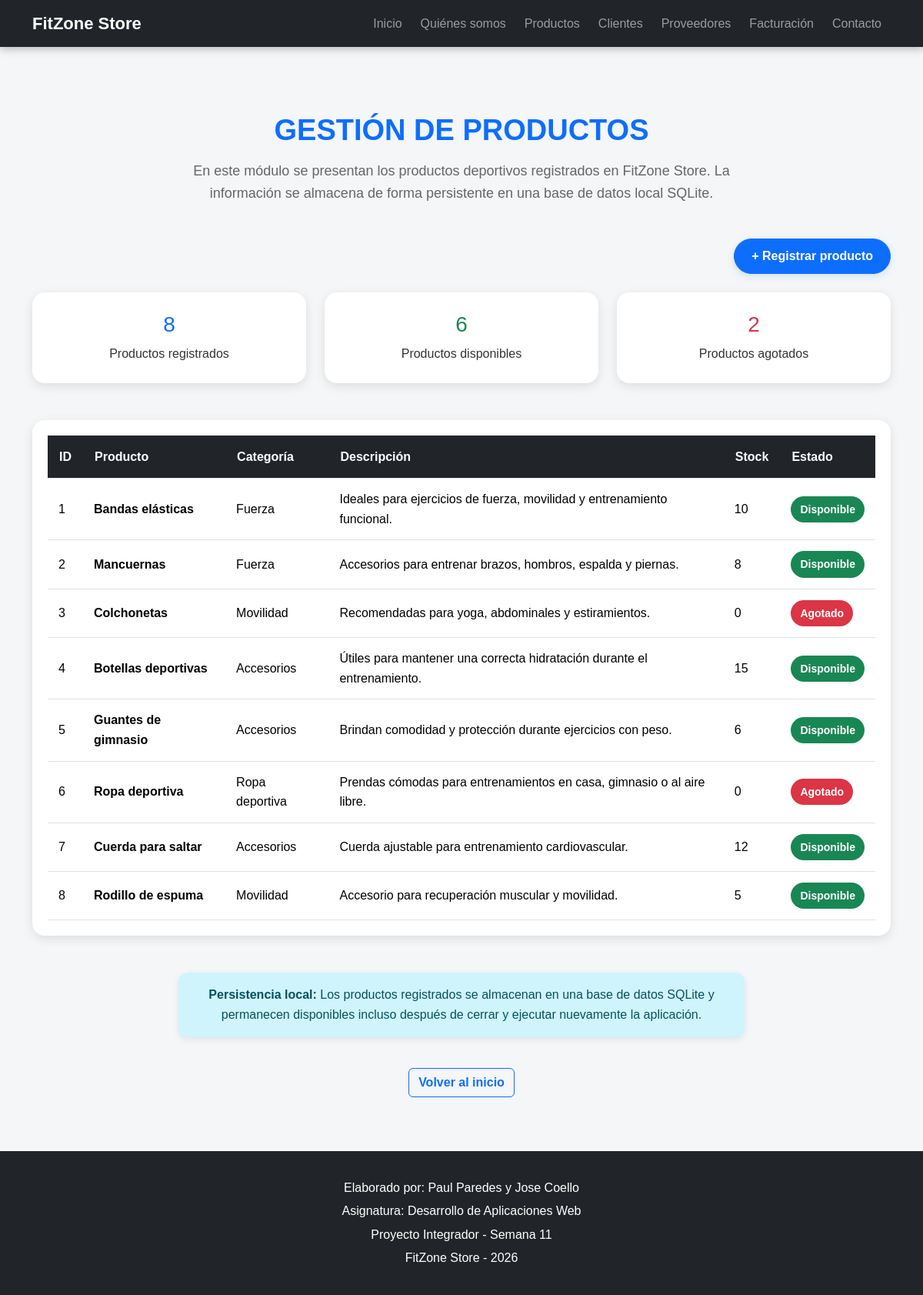
The page /productos on the database its author committed.
### tables this page shows
CREATE TABLE productos (
            id INTEGER PRIMARY KEY AUTOINCREMENT,
            nombre TEXT NOT NULL,
            categoria TEXT NOT NULL,
            descripcion TEXT NOT NULL,
            stock INTEGER NOT NULL
        );

### app.py (the view)
@app.route("/productos")
def productos():
    titulo = "Gestión de Productos"
    conn = obtener_conexion()
    cursor = conn.cursor()
    cursor.execute(
        """
        SELECT
            id,
            nombre,
            categoria,
            descripcion,
            stock
        FROM productos
        ORDER BY id ASC
        """
    )
    lista_productos = cursor.fetchall()
    conn.close()
    disponibles = sum(
        1
        for producto in lista_productos
        if producto["stock"] > 0
    )
    agotados = sum(
        1
        for producto in lista_productos
        if producto["stock"] == 0
    )
    return render_template(
        "productos.html",
        titulo=titulo,
        productos=lista_productos,
        disponibles=disponibles,
        agotados=agotados
    )

### app.py (called while the page is built)
def obtener_conexion():
    conn = sqlite3.connect(
        DATABASE
    )
    conn.row_factory = sqlite3.Row
    return conn

### templates/productos.html (shortened to what this page needs)
{% extends "base.html" %}
{% block content %}
<section class="modulo">
    <div class="container">
        <div class="encabezado-modulo">
            <h1>
                {{ titulo|upper }}
            </h1>
            <p>
                En este módulo se presentan los productos
                deportivos registrados en FitZone Store.
                La información se almacena de forma persistente
                en una base de datos local SQLite.
            </p>
        </div>
        <div class="d-flex justify-content-end mb-4">
            <a
                href="{{ url_for('registrar_producto') }}"
                class="btn btn-primary"
            >
                + Registrar producto
            </a>
        </div>
        <div class="row g-4 mb-5">
            <div class="col-md-4">
                <div class="tarjeta-modulo text-center">
                    <h3 class="text-primary">
                        {{ productos|length }}
                    </h3>
                    <p class="mb-0">
                        Productos registrados
                    </p>
                </div>
            </div>
            <div class="col-md-4">
                <div class="tarjeta-modulo text-center">
                    <h3 class="text-success">
                        {{ disponibles }}
                    </h3>
                    <p class="mb-0">
                        Productos disponibles
                    </p>
                </div>
            </div>
            <div class="col-md-4">
                <div class="tarjeta-modulo text-center">
                    <h3 class="text-danger">
                        {{ agotados }}
                    </h3>
                    <p class="mb-0">
                        Productos agotados
                    </p>
                </div>
            </div>
        </div>
        <div class="contenedor-tabla">
            <div class="table-responsive">
                <table class="table table-hover align-middle">
                    <thead>
                        <tr>
                            <th>
                                ID
                            </th>
                            <th>
                                Producto
                            </th>
                            <th>
                                Categoría
                            </th>
                            <th>
                                Descripción
                            </th>
                            <th>
                                Stock
                            </th>
                            <th>
                                Estado
                            </th>
                        </tr>
                    </thead>
                    <tbody>
                        {% for producto in productos %}
                        <tr>
                            <td>
                                {{ producto.id }}
                            </td>
                            <td>
                                <strong>
                                    {{ producto.nombre }}
                                </strong>
                            </td>
                            <td>
                                {{ producto.categoria }}
                            </td>
                            <td>
                                {{ producto.descripcion }}
                            </td>
                            <td>
                                {{ producto.stock }}
                            </td>
                            <td>
                                {% if producto.stock > 0 %}
                                    <span class="estado-activo">
                                        Disponible
                                    </span>
                                {% else %}
                                    <span class="estado-inactivo">
                                        Agotado
                                    </span>
                                {% endif %}
                            </td>
                        </tr>
                        {% endfor %}
                    </tbody>
                </table>
            </div>
        </div>
        <div class="row mt-5">
            <div class="col-lg-8 mx-auto">
                <div class="alert alert-info text-center">
                    <strong>
                        Persistencia local:
                    </strong>
                    Los productos registrados se almacenan
                    en una base de datos SQLite y permanecen
                    disponibles incluso después de cerrar
                    y ejecutar nuevamente la aplicación.
                </div>
            </div>
        </div>
        <div class="text-center mt-4">
            <a
                href="{{ url_for('inicio') }}"
                class="btn btn-outline-primary"
            >
                Volver al inicio
            </a>
        </div>
    </div>
</section>
{% endblock %}

### templates/base.html (shortened to what this page needs)
<!DOCTYPE html>
<html lang="es">
<head>
    <link
        href="https://cdn.jsdelivr.net/npm/bootstrap@5.3.3/dist/css/bootstrap.min.css"
        rel="stylesheet"
    >
    <link
        rel="stylesheet"
        href="{{ url_for('static', filename='css/style.css') }}"
    >
</head>
<body>
    {% include "components/navbar.html" %}
    <main>
        {% block content %}
        {% endblock %}
    </main>
    {% include "components/footer.html" %}
</body>
</html>

### templates/components/navbar.html (shortened to what this page needs)
<nav
    class="navbar navbar-expand-lg navbar-dark bg-dark sticky-top"
    aria-label="Menú principal"
>
    <div class="container">
        <a
            class="navbar-brand fw-bold"
            href="{{ url_for('inicio') }}"
        >
            FitZone Store
        </a>
        <div
            class="collapse navbar-collapse"
            id="menuPrincipal"
        >
            <ul class="navbar-nav ms-auto">
                <li class="nav-item">
                    <a
                        class="nav-link"
                        href="{{ url_for('inicio') }}"
                    >
                        Inicio
                    </a>
                </li>
                <li class="nav-item">
                    <a
                        class="nav-link"
                        href="{{ url_for('inicio') }}#quienes-somos"
                    >
                        Quiénes somos
                    </a>
                </li>
                <li class="nav-item">
                    <a
                        class="nav-link"
                        href="{{ url_for('productos') }}"
                    >
                        Productos
                    </a>
                </li>
                <li class="nav-item">
                    <a
                        class="nav-link"
                        href="{{ url_for('clientes') }}"
                    >
                        Clientes
                    </a>
                </li>
                <li class="nav-item">
                    <a
                        class="nav-link"
                        href="{{ url_for('proveedores') }}"
                    >
                        Proveedores
                    </a>
                </li>
                <li class="nav-item">
                    <a
                        class="nav-link"
                        href="{{ url_for('facturacion') }}"
                    >
                        Facturación
                    </a>
                </li>
                <li class="nav-item">
                    <a
                        class="nav-link"
                        href="{{ url_for('inicio') }}#contacto"
                    >
                        Contacto
                    </a>
                </li>
            </ul>
        </div>
    </div>
</nav>

### templates/components/footer.html
<footer>
    <div class="container">
        <p>
            Elaborado por: Paul Paredes y Jose Coello
        </p>
        <p>
            Asignatura: Desarrollo de Aplicaciones Web
        </p>
        <p>
            Proyecto Integrador - Semana 11
        </p>
        <p>
            FitZone Store - 2026
        </p>
    </div>
</footer>

### static/css/style.css (style rules this page uses)
html { scroll-behavior: smooth; }
body { margin: 0; font-family: Arial, Helvetica, sans-serif; background-color: #f4f6f8; color: #333333; line-height: 1.6; }
main { overflow: hidden; }
section { padding: 60px 0; }
.navbar { box-shadow: 0 3px 10px rgba(0, 0, 0, 0.25); }
.navbar-brand { font-size: 22px; font-weight: bold; }
.nav-link { margin: 0 4px; border-radius: 6px; transition: background-color 0.3s ease, color 0.3s ease; }
.alert { border: none; border-radius: 12px; box-shadow: 0 3px 10px rgba(0, 0, 0, 0.08); }
.btn { font-weight: 600; transition: transform 0.2s ease, box-shadow 0.2s ease; }
.modulo { min-height: 70vh; padding: 70px 0; }
.encabezado-modulo { margin-bottom: 45px; text-align: center; }
.encabezado-modulo h1 { margin-bottom: 15px; color: #0d6efd; font-size: 38px; font-weight: bold; }
.encabezado-modulo p { max-width: 750px; margin-right: auto; margin-left: auto; color: #666666; font-size: 18px; }
.tarjeta-modulo { padding: 25px; border-radius: 16px; background-color: white; box-shadow: 0 4px 14px rgba(0, 0, 0, 0.10); transition: transform 0.3s ease, box-shadow 0.3s ease; }
.contenedor-tabla { overflow-x: auto; padding: 20px; border-radius: 16px; background-color: white; box-shadow: 0 4px 14px rgba(0, 0, 0, 0.10); }
.table { margin-bottom: 0; }
.table thead th { padding: 15px; background-color: #212529; color: white; vertical-align: middle; }
.table tbody td { padding: 14px; vertical-align: middle; }
.table tbody tr { transition: background-color 0.2s ease; }
.estado-activo { display: inline-block; padding: 6px 12px; border-radius: 20px; background-color: #198754; color: white; font-size: 14px; font-weight: 600; }
.estado-inactivo { display: inline-block; padding: 6px 12px; border-radius: 20px; background-color: #dc3545; color: white; font-size: 14px; font-weight: 600; }
footer { padding: 30px 20px; background-color: #212529; color: white; text-align: center; }
footer p { margin: 5px 0; }
.modulo .btn-primary { border-radius: 25px; padding: 10px 22px; font-weight: 600; box-shadow: 0 3px 10px rgba(13, 110, 253, 0.15); }

### rows shown on the page
productos: id "1", nombre "Bandas elásticas", categoria "Fuerza", descripcion "Ideales para ejercicios de fuerza, movilidad y entrenamiento funcional.", stock "10", shows "Disponible"
productos: id "2", nombre "Mancuernas", categoria "Fuerza", descripcion "Accesorios para entrenar brazos, hombros, espalda y piernas.", stock "8", shows "Disponible"
productos: id "3", nombre "Colchonetas", categoria "Movilidad", descripcion "Recomendadas para yoga, abdominales y estiramientos.", stock "0", shows "Agotado"
productos: id "4", nombre "Botellas deportivas", categoria "Accesorios", descripcion "Útiles para mantener una correcta hidratación durante el entrenamiento.", stock "15", shows "Disponible"
productos: id "5", nombre "Guantes de gimnasio", categoria "Accesorios", descripcion "Brindan comodidad y protección durante ejercicios con peso.", stock "6", shows "Disponible"
productos: id "6", nombre "Ropa deportiva", categoria "Ropa deportiva", descripcion "Prendas cómodas para entrenamientos en casa, gimnasio o al aire libre.", stock "0", shows "Agotado"
productos: id "7", nombre "Cuerda para saltar", categoria "Accesorios", descripcion "Cuerda ajustable para entrenamiento cardiovascular.", stock "12", shows "Disponible"
productos: id "8", nombre "Rodillo de espuma", categoria "Movilidad", descripcion "Accesorio para recuperación muscular y movilidad.", stock "5", shows "Disponible"

### other values the page prints
{{ titulo|upper }} "GESTIÓN DE PRODUCTOS"
{{ productos|length }} "8"
{{ disponibles }} "6"
{{ agotados }} "2"
